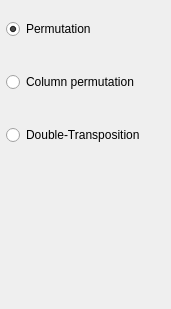
          <widget class="QWidget" name="page_4">
           <property name="geometry">
            <rect>
             <x>0</x>
             <y>0</y>
             <width>171</width>
             <height>309</height>
            </rect>
           </property>
           <attribute name="label">
            <string>置换密码</string>
           </attribute>
           <widget class="QWidget" name="layoutWidget">
            <property name="geometry">
             <rect>
              <x>6</x>
              <y>-8</y>
              <width>206</width>
              <height>181</height>
             </rect>
            </property>
            <layout class="QVBoxLayout" name="verticalLayout_6">
             <item>
              <widget class="QRadioButton" name="radioButton_9">
               <property name="text">
                <string>Permutation</string>
               </property>
               <property name="checked">
                <bool>true</bool>
               </property>
              </widget>
             </item>
             <item>
              <widget class="QRadioButton" name="radioButton_10">
               <property name="text">
                <string>Column permutation</string>
               </property>
              </widget>
             </item>
             <item>
              <widget class="QRadioButton" name="radioButton_11">
               <property name="text">
                <string>Double-Transposition</string>
               </property>
              </widget>
             </item>
            </layout>
           </widget>
          </widget>
